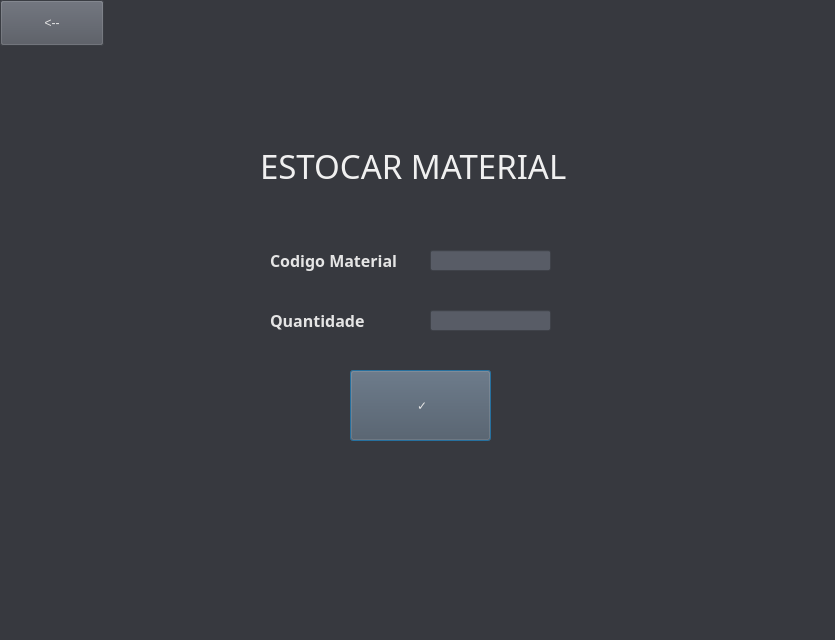
<?xml version="1.0" encoding="UTF-8"?>
<ui version="4.0">
 <class>Estoque</class>
 <widget class="QDialog" name="Estoque">
  <property name="geometry">
   <rect>
    <x>0</x>
    <y>0</y>
    <width>835</width>
    <height>640</height>
   </rect>
  </property>
  <property name="windowTitle">
   <string>ESTOQUE</string>
  </property>
  <property name="autoFillBackground">
   <bool>false</bool>
  </property>
  <property name="styleSheet">
   <string notr="true">background-color : rgb(55, 57, 63);
color: rgb(229, 229, 229);</string>
  </property>
  <property name="sizeGripEnabled">
   <bool>false</bool>
  </property>
  <widget class="QLabel" name="Produto">
   <property name="enabled">
    <bool>true</bool>
   </property>
   <property name="geometry">
    <rect>
     <x>270</x>
     <y>250</y>
     <width>141</width>
     <height>21</height>
    </rect>
   </property>
   <property name="font">
    <font>
     <family>Gotham</family>
     <pointsize>12</pointsize>
     <weight>75</weight>
     <italic>false</italic>
     <bold>true</bold>
    </font>
   </property>
   <property name="statusTip">
    <string/>
   </property>
   <property name="autoFillBackground">
    <bool>false</bool>
   </property>
   <property name="text">
    <string>Codigo Material</string>
   </property>
   <property name="textFormat">
    <enum>Qt::AutoText</enum>
   </property>
  </widget>
  <widget class="QLabel" name="qtd">
   <property name="geometry">
    <rect>
     <x>270</x>
     <y>310</y>
     <width>101</width>
     <height>21</height>
    </rect>
   </property>
   <property name="font">
    <font>
     <family>Gotham</family>
     <pointsize>12</pointsize>
     <weight>75</weight>
     <italic>false</italic>
     <bold>true</bold>
    </font>
   </property>
   <property name="text">
    <string>Quantidade</string>
   </property>
   <property name="textFormat">
    <enum>Qt::AutoText</enum>
   </property>
  </widget>
  <widget class="QLineEdit" name="quantidade">
   <property name="geometry">
    <rect>
     <x>430</x>
     <y>310</y>
     <width>121</width>
     <height>21</height>
    </rect>
   </property>
   <property name="styleSheet">
    <string notr="true">background-color: rgb(88, 92, 102);</string>
   </property>
  </widget>
  <widget class="QLabel" name="label">
   <property name="geometry">
    <rect>
     <x>260</x>
     <y>130</y>
     <width>681</width>
     <height>71</height>
    </rect>
   </property>
   <property name="font">
    <font>
     <family>Mercado</family>
     <pointsize>25</pointsize>
    </font>
   </property>
   <property name="autoFillBackground">
    <bool>false</bool>
   </property>
   <property name="styleSheet">
    <string notr="true">color: rgb(240, 240, 240);</string>
   </property>
   <property name="text">
    <string>ESTOCAR MATERIAL</string>
   </property>
  </widget>
  <widget class="QLineEdit" name="codigo">
   <property name="geometry">
    <rect>
     <x>430</x>
     <y>250</y>
     <width>121</width>
     <height>21</height>
    </rect>
   </property>
   <property name="styleSheet">
    <string notr="true">background-color: rgb(88, 92, 102);</string>
   </property>
  </widget>
  <widget class="QPushButton" name="button">
   <property name="geometry">
    <rect>
     <x>350</x>
     <y>370</y>
     <width>141</width>
     <height>71</height>
    </rect>
   </property>
   <property name="styleSheet">
    <string notr="true">background-color: rgb(81, 85, 94);</string>
   </property>
   <property name="text">
    <string>	✓</string>
   </property>
  </widget>
  <widget class="QPushButton" name="voltar">
   <property name="geometry">
    <rect>
     <x>0</x>
     <y>0</y>
     <width>104</width>
     <height>46</height>
    </rect>
   </property>
   <property name="sizeIncrement">
    <size>
     <width>0</width>
     <height>0</height>
    </size>
   </property>
   <property name="font">
    <font>
     <pointsize>9</pointsize>
    </font>
   </property>
   <property name="styleSheet">
    <string notr="true">background-color: rgb(81, 85, 94);</string>
   </property>
   <property name="text">
    <string>&lt;--</string>
   </property>
  </widget>
 </widget>
 <resources/>
 <connections/>
</ui>
